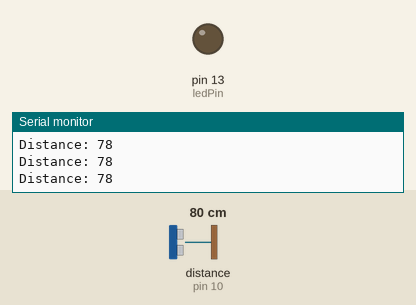
This sketch was run on a simulated Arduino Uno, built with avr-gcc and run on an emulated ATmega328P. On the bench: output pins drawn as LEDs (lit = HIGH), the last lines printed to the serial monitor. Wiring (inferred from the names in the program): ultrasonic range finder: trigger pin 9; echo pin 10. Inputs (shaded band) come from the test bench; at power-on: distance to the obstacle (sensor on pin 10) 80 cm. The echo pulse lasts 58.3 µs per cm; pins used as bus, display or sensor lines are not drawn.

Above: at 1.2 s.
1.3 s: distance to the obstacle (sensor on pin 10) set to 13 cm
2.9 s: distance to the obstacle (sensor on pin 10) set to 10 cm
At 5.68 s:
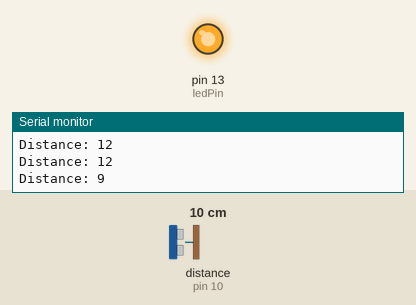
Timing chart, 0 to 11.9 s (numbered marks = the images above; inputs shaded):
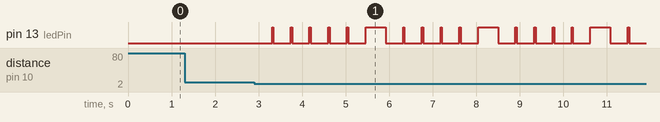

The sketch:

9._Alarma.ino
```cpp
// definimos los pines y variables a utilizar
#include <NewPing.h>

const int trigPin = 9;
const int echoPin = 10;
//const int buzzer = 11;
const int ledPin = 13;
int i;

// definimos l variable
long duration;
int distance;
int safetyDistance;

void setup() {
pinMode(trigPin, OUTPUT); //  trigPin como Output
pinMode(echoPin, INPUT); //    echoPin como entrada Input
//pinMode(buzzer, OUTPUT); //   Buzzer como salida
pinMode(ledPin, OUTPUT); //   Led como salida
Serial.begin(9600); // Iniciamos la comunicación serial
}

void loop() {
// inicializar trigPin
digitalWrite(trigPin, LOW);
delayMicroseconds(2);

// trigPin activo por 10 micro segundos
digitalWrite(trigPin, HIGH);
delayMicroseconds(10);
digitalWrite(trigPin, LOW);

// Leemos echoPin, retornamos el tiempo de viaje de la onda de sonido en microsegundos
duration = pulseIn(echoPin, HIGH);

// Calculamos la distancia
distance= duration*0.034/2;

safetyDistance = distance;
// avaluamos el rango de acercamiento
if (safetyDistance <= 10){
  for (i=0; i<=5; i++) {
   //tone(buzzer, 540,3000);
   delay(200);
   //tone(buzzer, 740,3000);
   delay(200);
   digitalWrite(ledPin, HIGH);
   delay(30);
   digitalWrite(ledPin, LOW);
  }

  digitalWrite(ledPin, HIGH);
}
else{
 // digitalWrite(buzzer, LOW);
  digitalWrite(ledPin, LOW);
}

// Imprimimos la distancia en el monitor serial
Serial.print("Distance: ");
Serial.println(distance);
}
```

Measured:
- the behaviour switches between 12 and 11 cm on distance to the obstacle (sensor on pin 10) (found by bisection; images 0 and 1)
- after the input at 2.9 s, pin 13 (ledPin): LOW → HIGH after 0.41 s, then repeats every 2.6 s: 4 × (LOW 0.40 s, HIGH 0.03 s), LOW 0.40 s, HIGH 0.46 s
